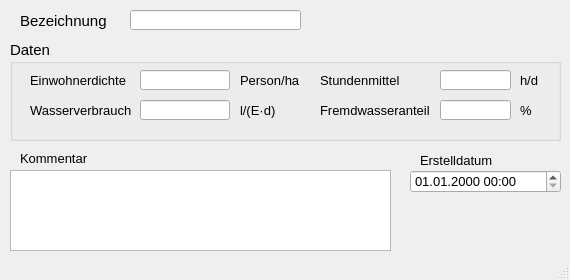
<?xml version="1.0" encoding="UTF-8"?>
<ui version="4.0">
 <class>MainWindow</class>
 <widget class="QMainWindow" name="MainWindow">
  <property name="enabled">
   <bool>true</bool>
  </property>
  <property name="geometry">
   <rect>
    <x>0</x>
    <y>0</y>
    <width>570</width>
    <height>280</height>
   </rect>
  </property>
  <property name="minimumSize">
   <size>
    <width>570</width>
    <height>280</height>
   </size>
  </property>
  <property name="font">
   <font>
    <family>Tahoma</family>
    <pointsize>10</pointsize>
   </font>
  </property>
  <property name="windowTitle">
   <string>MainWindow</string>
  </property>
  <widget class="QWidget" name="centralwidget">
   <widget class="QLabel" name="label">
    <property name="geometry">
     <rect>
      <x>20</x>
      <y>10</y>
      <width>101</width>
      <height>21</height>
     </rect>
    </property>
    <property name="font">
     <font>
      <family>Tahoma</family>
      <pointsize>11</pointsize>
     </font>
    </property>
    <property name="text">
     <string>Bezeichnung</string>
    </property>
   </widget>
   <widget class="QLabel" name="label_14">
    <property name="geometry">
     <rect>
      <x>20</x>
      <y>150</y>
      <width>81</width>
      <height>16</height>
     </rect>
    </property>
    <property name="text">
     <string>Kommentar</string>
    </property>
   </widget>
   <widget class="QLabel" name="label_70">
    <property name="geometry">
     <rect>
      <x>420</x>
      <y>150</y>
      <width>80</width>
      <height>20</height>
     </rect>
    </property>
    <property name="text">
     <string>Erstelldatum</string>
    </property>
   </widget>
   <widget class="QLineEdit" name="tgnam">
    <property name="geometry">
     <rect>
      <x>130</x>
      <y>10</y>
      <width>171</width>
      <height>20</height>
     </rect>
    </property>
    <property name="toolTip">
     <string>&lt;html&gt;&lt;head/&gt;&lt;body&gt;&lt;p&gt;Eindeutige Bezeichnung&lt;/p&gt;&lt;/body&gt;&lt;/html&gt;</string>
    </property>
    <property name="statusTip">
     <string>Eindeutige Bezeichnung</string>
    </property>
   </widget>
   <widget class="QTextEdit" name="kommentar">
    <property name="geometry">
     <rect>
      <x>10</x>
      <y>170</y>
      <width>381</width>
      <height>81</height>
     </rect>
    </property>
    <property name="toolTip">
     <string>&lt;html&gt;&lt;head/&gt;&lt;body&gt;&lt;p&gt;Platz für zusätzliche Kommentare.&lt;/p&gt;&lt;/body&gt;&lt;/html&gt;</string>
    </property>
    <property name="statusTip">
     <string>Platz für zusätzliche Kommentare.</string>
    </property>
   </widget>
   <widget class="QgsDateTimeEdit" name="createdat">
    <property name="geometry">
     <rect>
      <x>410</x>
      <y>170</y>
      <width>151</width>
      <height>23</height>
     </rect>
    </property>
    <property name="currentSection">
     <enum>QDateTimeEdit::DaySection</enum>
    </property>
    <property name="displayFormat">
     <string>dd.MM.yyyy HH:mm</string>
    </property>
   </widget>
   <widget class="QGroupBox" name="groupBox_3">
    <property name="geometry">
     <rect>
      <x>10</x>
      <y>40</y>
      <width>551</width>
      <height>101</height>
     </rect>
    </property>
    <property name="font">
     <font>
      <family>Tahoma</family>
      <pointsize>11</pointsize>
     </font>
    </property>
    <property name="title">
     <string>Daten</string>
    </property>
    <widget class="QLineEdit" name="fremdwas">
     <property name="geometry">
      <rect>
       <x>430</x>
       <y>60</y>
       <width>71</width>
       <height>20</height>
      </rect>
     </property>
     <property name="font">
      <font>
       <family>Tahoma</family>
       <pointsize>10</pointsize>
      </font>
     </property>
     <property name="toolTip">
      <string>&lt;html&gt;&lt;head/&gt;&lt;body&gt;&lt;p&gt;Zuschlag des Fremdwassers in Prozent des Schmutzwassers&lt;/p&gt;&lt;/body&gt;&lt;/html&gt;</string>
     </property>
     <property name="statusTip">
      <string>Zuschlag des Fremdwassers in Prozent des Schmutzwassers</string>
     </property>
    </widget>
    <widget class="QLabel" name="label_5">
     <property name="geometry">
      <rect>
       <x>20</x>
       <y>60</y>
       <width>110</width>
       <height>21</height>
      </rect>
     </property>
     <property name="font">
      <font>
       <family>Tahoma</family>
       <pointsize>10</pointsize>
      </font>
     </property>
     <property name="text">
      <string>Wasserverbrauch</string>
     </property>
    </widget>
    <widget class="QLabel" name="label_3">
     <property name="geometry">
      <rect>
       <x>20</x>
       <y>30</y>
       <width>110</width>
       <height>21</height>
      </rect>
     </property>
     <property name="font">
      <font>
       <family>Tahoma</family>
       <pointsize>10</pointsize>
      </font>
     </property>
     <property name="text">
      <string>Einwohnerdichte</string>
     </property>
    </widget>
    <widget class="QLabel" name="label_11">
     <property name="geometry">
      <rect>
       <x>510</x>
       <y>30</y>
       <width>41</width>
       <height>21</height>
      </rect>
     </property>
     <property name="font">
      <font>
       <family>Tahoma</family>
       <pointsize>10</pointsize>
      </font>
     </property>
     <property name="text">
      <string>h/d</string>
     </property>
    </widget>
    <widget class="QLineEdit" name="ewdichte">
     <property name="geometry">
      <rect>
       <x>130</x>
       <y>30</y>
       <width>90</width>
       <height>20</height>
      </rect>
     </property>
     <property name="font">
      <font>
       <family>Tahoma</family>
       <pointsize>10</pointsize>
      </font>
     </property>
     <property name="toolTip">
      <string>&lt;html&gt;&lt;head/&gt;&lt;body&gt;&lt;p&gt;Einwohnerdichte (zur Berechnung des häuslichen Schmutzwasseranfalls)&lt;/p&gt;&lt;/body&gt;&lt;/html&gt;</string>
     </property>
     <property name="statusTip">
      <string>Einwohnerdichte (zur Berechnung des häuslichen Schmutzwasseranfalls)</string>
     </property>
    </widget>
    <widget class="QLabel" name="label_8">
     <property name="geometry">
      <rect>
       <x>230</x>
       <y>30</y>
       <width>61</width>
       <height>21</height>
      </rect>
     </property>
     <property name="font">
      <font>
       <family>Tahoma</family>
       <pointsize>10</pointsize>
      </font>
     </property>
     <property name="text">
      <string>Person/ha</string>
     </property>
    </widget>
    <widget class="QLabel" name="label_6">
     <property name="geometry">
      <rect>
       <x>310</x>
       <y>30</y>
       <width>90</width>
       <height>20</height>
      </rect>
     </property>
     <property name="font">
      <font>
       <family>Tahoma</family>
       <pointsize>10</pointsize>
      </font>
     </property>
     <property name="text">
      <string>Stundenmittel</string>
     </property>
    </widget>
    <widget class="QLabel" name="label_20">
     <property name="geometry">
      <rect>
       <x>310</x>
       <y>60</y>
       <width>120</width>
       <height>20</height>
      </rect>
     </property>
     <property name="font">
      <font>
       <family>Tahoma</family>
       <pointsize>10</pointsize>
      </font>
     </property>
     <property name="text">
      <string>Fremdwasseranteil</string>
     </property>
    </widget>
    <widget class="QLabel" name="label_10">
     <property name="geometry">
      <rect>
       <x>230</x>
       <y>60</y>
       <width>41</width>
       <height>21</height>
      </rect>
     </property>
     <property name="font">
      <font>
       <family>Tahoma</family>
       <pointsize>10</pointsize>
      </font>
     </property>
     <property name="text">
      <string>l/(E·d)</string>
     </property>
    </widget>
    <widget class="QLabel" name="label_9">
     <property name="geometry">
      <rect>
       <x>510</x>
       <y>60</y>
       <width>41</width>
       <height>21</height>
      </rect>
     </property>
     <property name="font">
      <font>
       <family>Tahoma</family>
       <pointsize>10</pointsize>
      </font>
     </property>
     <property name="text">
      <string>%</string>
     </property>
    </widget>
    <widget class="QLineEdit" name="stdmittel">
     <property name="geometry">
      <rect>
       <x>430</x>
       <y>30</y>
       <width>71</width>
       <height>20</height>
      </rect>
     </property>
     <property name="font">
      <font>
       <family>Tahoma</family>
       <pointsize>10</pointsize>
      </font>
     </property>
     <property name="toolTip">
      <string>&lt;html&gt;&lt;head/&gt;&lt;body&gt;&lt;p&gt;Anzahl der Stunden pro Tag, an denen der Wasserverbrauch anfällt&lt;/p&gt;&lt;/body&gt;&lt;/html&gt;</string>
     </property>
     <property name="statusTip">
      <string>Anzahl der Stunden pro Tag, an denen der Wasserverbrauch anfällt</string>
     </property>
    </widget>
    <widget class="QLineEdit" name="wverbrauch">
     <property name="geometry">
      <rect>
       <x>130</x>
       <y>60</y>
       <width>90</width>
       <height>20</height>
      </rect>
     </property>
     <property name="font">
      <font>
       <family>Tahoma</family>
       <pointsize>10</pointsize>
      </font>
     </property>
     <property name="toolTip">
      <string>&lt;html&gt;&lt;head/&gt;&lt;body&gt;&lt;p&gt;Wassermenge pro Einwohner und Tag&lt;/p&gt;&lt;/body&gt;&lt;/html&gt;</string>
     </property>
     <property name="statusTip">
      <string>Wassermenge pro Einwohner und Tag</string>
     </property>
    </widget>
   </widget>
  </widget>
  <widget class="QMenuBar" name="menubar">
   <property name="geometry">
    <rect>
     <x>0</x>
     <y>0</y>
     <width>570</width>
     <height>22</height>
    </rect>
   </property>
  </widget>
  <widget class="QStatusBar" name="statusbar"/>
 </widget>
 <customwidgets>
  <customwidget>
   <class>QgsDateTimeEdit</class>
   <extends>QDateTimeEdit</extends>
   <header>qgsdatetimeedit.h</header>
  </customwidget>
 </customwidgets>
 <tabstops>
  <tabstop>tgnam</tabstop>
  <tabstop>ewdichte</tabstop>
  <tabstop>wverbrauch</tabstop>
  <tabstop>stdmittel</tabstop>
  <tabstop>fremdwas</tabstop>
  <tabstop>kommentar</tabstop>
 </tabstops>
 <resources/>
 <connections/>
</ui>
